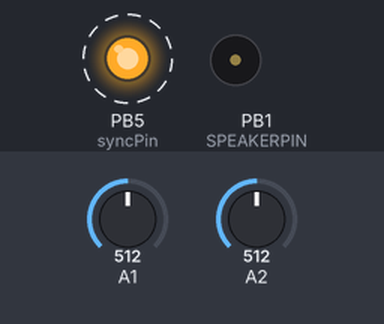
Simulated run of this sketch. Board: ATtiny85, built with avr-gcc and run on an emulated ATtiny85. On the bench: output pins drawn as LEDs (lit = HIGH), buzzer (waves = sounding). Dashed ring = blinking. The test bench sets the inputs (shaded band); at power-on: A1 = 512, A2 = 512.

Above: at 1.3 s.
1.4 s: A1 set to 716
At 1.62 s:
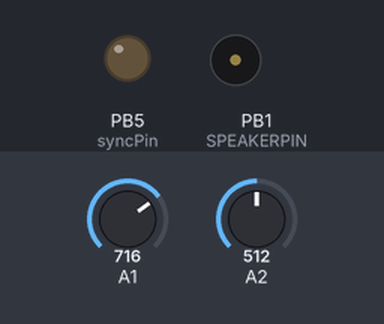
4.6 s: A2 set to 900
At 5.3 s:
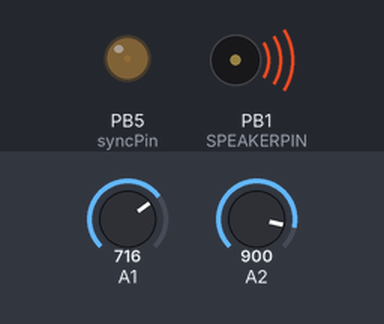
6.3 s: A2 set to 306
At 7.3 s:
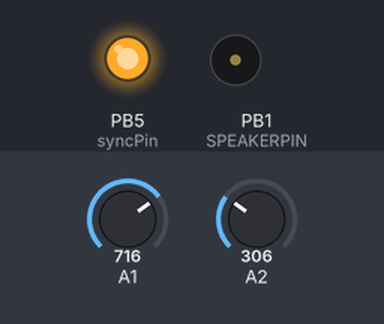
9.5 s: A2 set to 716
At 9.99 s:
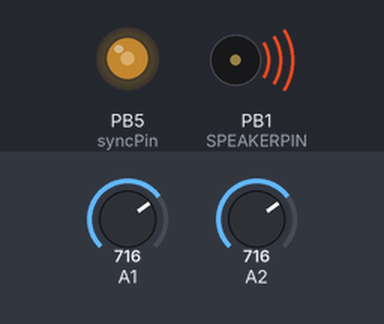
12.7 s: A1 set to 900
At 13.7 s:
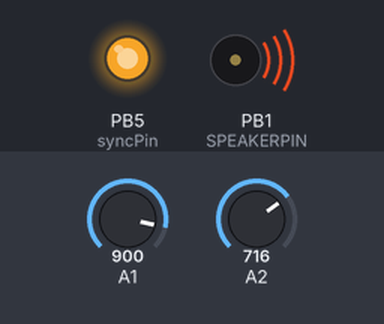
14.2 s: A2 set to 511
At 15.2 s:
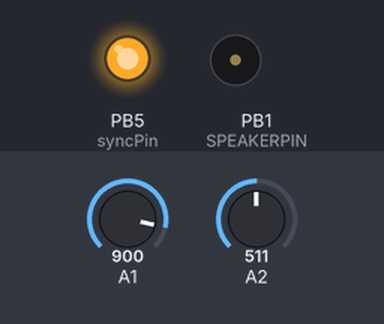
Timing chart, 0 to 17.2 s (numbered marks = the images above; inputs shaded):
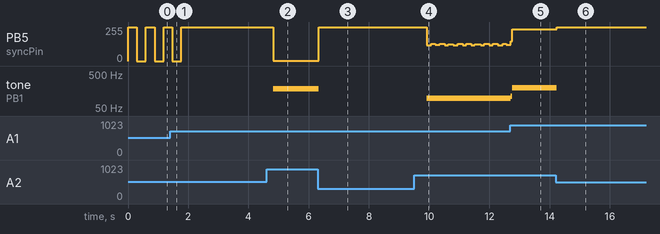

The sketch:

NEO_SyncOut_test_KORG-volca.ino
```cpp
// (licence header left out)
#include <Adafruit_NeoPixel.h>
#ifdef __AVR__                                     // Whaaadiiissiiiittt?
#include <avr/power.h>
#endif

// hardware description / pin connections
#define NEOPIXELPIN     0
#define SPEAKERPIN      1
#define POTI_RIGHT     A1
#define POTI_LEFT      A2
#define BUTTONS_ADC    A3

int syncPin = 5;

#define NUMPIXELS      8

// Initialize the NEO pixel library
Adafruit_NeoPixel pixels = Adafruit_NeoPixel(NUMPIXELS, NEOPIXELPIN, NEO_GRB + NEO_KHZ800);

// hardware calibration
#define Vbutton_left   380
#define Vbutton_right  300
#define Vbutton_both   240
#define Vcc            37 // 3.7 V for LiPo
#define Vdiv           26 // measure max Voltage on Analog In

// fast pin access
#define AUDIOPIN (1<<SPEAKERPIN)
#define PINLOW (PORTB&=~AUDIOPIN)
#define PINHIGH (PORTB|=AUDIOPIN)

// variables


////////////////////////////////////////////////////////////////////////////////////////////////////////////////////////
/* Specific functions of the 8Bit Mixtape NEO
 ___ _____ _ _      _____ _     _                  _____ _____ _____
| . | __  |_| |_   |     |_|_ _| |_ ___ ___ ___   |   | |   __|     |
| . | __ -| |  _|  | | | | |_'_|  _| .'| . | -_|  | | | |   __|  |  |
|___|_____|_|_|    |_|_|_|_|_,_|_| |__,|  _|___|  |_|___|_____|_____|
                                       |_|
========================================================================================================================
   _________
  | 8Bit()  |   uint8_t   getButton()                       -> 1 left, 2 right  3 both
  |  o___o  |   uint16_t  analogReadScaled(uint8_t channel) -> scale the adc of the voltage divider to a return value: 0..1023
  |__/___\__|

//////////////////////////////////////////////////////////////////////////////////////////////////////////////////////*/

uint8_t getButton()
{
  uint8_t button = 0;
  if (analogRead(BUTTONS_ADC) < Vbutton_left) button = 1;
  if (analogRead(BUTTONS_ADC) < Vbutton_right) button = 2;
  if (analogRead(BUTTONS_ADC) < Vbutton_both) button = 3;

  return button;
}

uint16_t analogReadScaled(uint8_t channel)
{
  uint16_t value = analogRead(channel);
  value = value * Vcc / Vdiv;
  if (value > 1023) value = 1023;
  return value;
}

////////////////////////////////////////////////////////////////////////////////////////////////////////////////////////
/* Specific functions of the NEO-Pixel Library
 _____ _____ _____        _         _
|   | |   __|     |   ___|_|_ _ ___| |
| | | |   __|  |  |  | . | |_'_| -_| |
|_|___|_____|_____|  |  _|_|_,_|___|_|
                     |_|
========================================================================================================================
   _________
  | NEO()   |   void setColorAllPixel(uint32_t color)                   -> Sets all the pixels to the same color
  |  o___o  |   void displayBinrayValue(uint16_t value, uint32_t color) -> displays binary number
  |__/___\__|   uint32_t Wheel(byte WheelPos)                           -> Input a value 0 to 255 to get a color value.
                                                                        The colours are a transition r - g - b - back to r.
                void rainbowCycle(uint8_t wait, uint8_t rounds)         -> makes a Rainbow :-)

//////////////////////////////////////////////////////////////////////////////////////////////////////////////////////*/

void displayBinrayValue(uint16_t value, uint32_t color)
{
  uint8_t n;
  for (n = 0; n < NUMPIXELS; n++)
  {
    if (value & (1 << n)) pixels.setPixelColor(n, color);
    //else pixels.setPixelColor(n,0); // off
  }
}

void setColorAllPixel(uint32_t color)
{
  uint8_t n;
  for (n = 0; n < NUMPIXELS; n++)
  {
    pixels.setPixelColor(n, color); // off
  }
}

void rainbowCycle(uint8_t wait, uint8_t rounds, uint8_t rainbowPixels) {
  uint16_t i, j;

  for (j = 0; j < 256 * rounds; j++) {
    for (i = 0; i < rainbowPixels; i++) {
      pixels.setPixelColor(i, Wheel(((i * 256 / rainbowPixels) + j) & 255));
    }
    pixels.show();
    delay(wait);
  }
}

uint32_t Wheel(byte WheelPos) {
  WheelPos = 255 - WheelPos;
  if (WheelPos < 85) {
    return pixels.Color(255 - WheelPos * 3, 0, WheelPos * 3);
  }
  if (WheelPos < 170) {
    WheelPos -= 85;
    return pixels.Color(0, WheelPos * 3, 255 - WheelPos * 3);
  }
  WheelPos -= 170;
  return pixels.Color(WheelPos * 3, 255 - WheelPos * 3, 0);
}

////////////////////////////////////////////////////////////////////////////////////////////////////////////////////////
/* Specific functions of the 8Bit Mixtape NEO
 _____         _   _                    _    _____               _
|   __|_ _ ___| |_| |_ ___    ___ ___ _| |  |   __|___ _ _ ___ _| |___
|__   | | |   |  _|   |_ -|  | .'|   | . |  |__   | . | | |   | . |_ -|
|_____|_  |_|_|_| |_|_|___|  |__,|_|_|___|  |_____|___|___|_|_|___|___|
      |___|
========================================================================================================================
   _________
  | synth() |   void playBeep(long freq_Hz, long duration_ms)
  |  o___o  |
  |__/___\__|

//////////////////////////////////////////////////////////////////////////////////////////////////////////////////////*/

void playBeep(long freq_Hz, long duration_ms)
{
  uint16_t n;
  uint32_t delayTime_us;
  uint32_t counts;

  delayTime_us = 1000000UL / freq_Hz / 2;
  counts = duration_ms * 1000 / delayTime_us;

  for (n = 0; n < counts; n++)
  {
    PINHIGH;
    delayMicroseconds(delayTime_us);
    PINLOW;
    delayMicroseconds(delayTime_us);
  }
}


////////////////////////////////////////////////////////////////////////////////////////////////////////////////////////
/* the setup routine runs once when you start the tape or press reset
========================================================================================================================
   _________            _
  | setup() |   ___ ___| |_ _ _ _ _
  |  o___o  |  |_ -| -_|  _| | | . |
  |__/___\__|  |___|___|_| |___|  _|
                               |_|
//////////////////////////////////////////////////////////////////////////////////////////////////////////////////////*/

void setup() {

#if defined (__AVR_ATtiny85__)                               // Whaaadiiissiiiittt?
  if (F_CPU == 16000000) clock_prescale_set(clock_div_1);
#endif

  //analogReference( INTERNAL2V56 );                        //still discussing it...
  pinMode(SPEAKERPIN, OUTPUT);
  pinMode(syncPin, OUTPUT);


}

////////////////////////////////////////////////////////////////////////////////////////////////////////////////////////
/* The main loop to put all your code
========================================================================================================================
   _________    _
  | loop()  |  | |___ ___ ___
  |  o___o  |  | | . | . | . |
  |__/___\__|  |_|___|___|  _|
                         |_|
//////////////////////////////////////////////////////////////////////////////////////////////////////////////////////*/

void loop() {
int spikeSpeed = 1023 - analogReadScaled(POTI_LEFT);
int syncSpeed = 1023 - analogReadScaled(POTI_RIGHT);
digitalWrite(SPEAKERPIN,HIGH);
digitalWrite(syncPin,HIGH);
delay(spikeSpeed);
digitalWrite(SPEAKERPIN,LOW);
digitalWrite(syncPin,LOW);
delay(syncSpeed);

}
```

Measured:
- after the input at 1.4 s, PB5 (syncPin): goes on until 1.8 s, then stays 255/255
- after the input at 4.6 s, PB5 (syncPin): 255/255 → 1/255 after 0.22 s; tone on PB1 (SPEAKERPIN): silent → 187 Hz after 0.22 s
- after the input at 6.3 s, PB5 (syncPin): 1/255 → 255/255 at once; tone on PB1 (SPEAKERPIN): 187 Hz → silent at once
- after the input at 9.5 s, PB5 (syncPin): 255/255 → 119/255 after 0.42 s, → 128/255 0.16 s later, → 122/255 0.12 s later, → 128/255 0.16 s later, … (19 changes in this stretch); tone on PB1 (SPEAKERPIN): silent → 96 Hz after 0.42 s
- after the input at 12.7 s, tone on PB1 (SPEAKERPIN): 96 Hz → 110 Hz at once, → 198 Hz 0.04 s later
- after the input at 14.2 s, PB5 (syncPin): 238/255 → 255/255 at once; tone on PB1 (SPEAKERPIN): 198 Hz → silent at once
- by itself, PB5 (syncPin): alternates 255/255 for 0.30 s and 0/255 for 0.30 s
